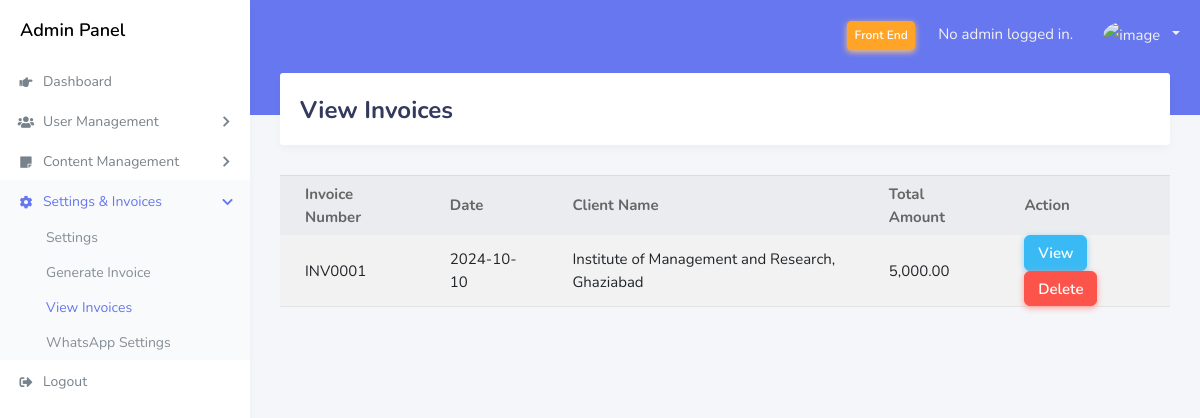
Page /admin/view-invoices.php on the committed database.
### tables this page shows
CREATE TABLE `invoices` (
  `id` int(11) NOT NULL,
  `invoice_number` varchar(20) NOT NULL,
  `invoice_date` date NOT NULL,
  `due_date` date NOT NULL,
  `client_name` varchar(100) NOT NULL,
  `client_address` text NOT NULL,
  `client_contact` varchar(20) NOT NULL,
  `item_name` varchar(100) NOT NULL,
  `item_price` decimal(10,2) NOT NULL,
  `item_quantity` int(11) NOT NULL,
  `item_subtotal` decimal(10,2) NOT NULL,
  `total_amount` decimal(10,2) NOT NULL,
  `tax` decimal(10,2) NOT NULL,
  `payment_instructions` text DEFAULT NULL,
  `terms_conditions` text DEFAULT NULL
);

### admin/view-invoices.php (the view, shortened to what this page needs)
<?php include 'layouts/top.php'; ?>
<div class="main-content">
    <section class="section">
        <div class="section-header">
            <h1>View Invoices</h1>
        </div>
        <div class="section-body">
            <div class="table-responsive">
                <table class="table table-striped">
                    <thead>
                        <tr>
                            <th>Invoice Number</th>
                            <th>Date</th>
                            <th>Client Name</th>
                            <th>Total Amount</th>
                            <th>Action</th>
                        </tr>
                    </thead>
                    <tbody>
                        <?php
                        try {
                            $pdo = new PDO("mysql:host=$dbhost;dbname=$dbname", $dbuser, $dbpass);
                            $pdo->setAttribute(PDO::ATTR_ERRMODE, PDO::ERRMODE_EXCEPTION);
                        } catch (PDOException $e) {
                            die("Connection failed: " . $e->getMessage());
                        }
                        $stmt = $pdo->prepare("SELECT * FROM invoices");
                        $stmt->execute();
                        $invoices = $stmt->fetchAll(PDO::FETCH_ASSOC);
                        if ($invoices):
                            foreach ($invoices as $invoice): ?>
                                <tr>
                                    <td><?php echo htmlspecialchars($invoice['invoice_number']); ?></td>
                                    <td><?php echo htmlspecialchars($invoice['invoice_date']); ?></td>
                                    <td><?php echo htmlspecialchars($invoice['client_name']); ?></td>
                                    <td><?php echo number_format($invoice['total_amount'], 2); ?></td>
                                    <td>
                                        <a href="view-invoices.php?invoice_number=<?php echo urlencode($invoice['invoice_number']); ?>" class="btn btn-info">View</a>
                                        <a href="view-invoices.php?delete_id=<?php echo $invoice['id']; ?>" class="btn btn-danger" onclick="return confirm('Are you sure you want to delete this invoice?');">Delete</a>
                                    </td>
                                </tr>
                            <?php endforeach;
                        else: ?>
                            <tr>
                                <td colspan="5">No invoices found.</td>
                            </tr>
                        <?php endif; ?>
                    </tbody>
                </table>
            </div>
        </div>
    </section>
</div>
<?php include 'layouts/footer.php'; ?>

### dist-admin/css/custom.css (style rules this page uses)
:root { --font-common: 'Nunito', sans-serif; --font-size-common: 15px; --font-size-common-1: 14px; }
body { font-family: var(--font-common)!important; font-size: var(--font-size-common)!important; }
.btn { letter-spacing: normal; font-size: var(--font-size-common); }
.section { position: static; }
table tr td { border-bottom: 1px solid #e3e3e3 !important; vertical-align: middle!important; }
thead tr th { border-top: 1px solid #ddd!important; }

### rows in the picture
invoices: invoice_number "INV0001", invoice_date "2024-10-10", client_name "Institute of Management and Research, Ghaziabad", total_amount "5,000.00"
